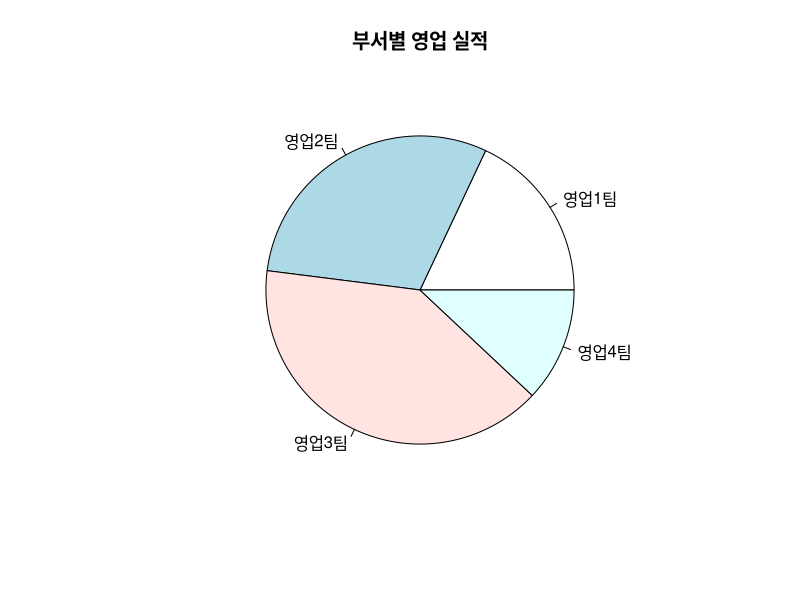
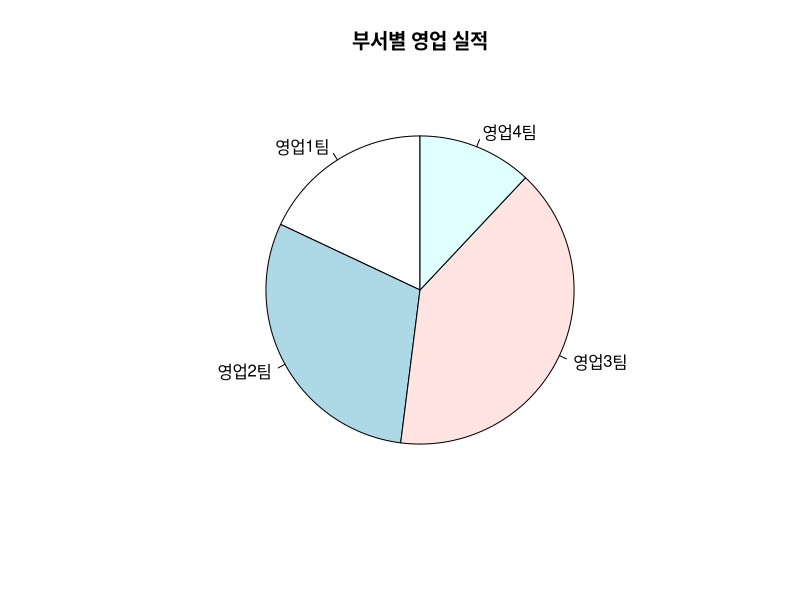
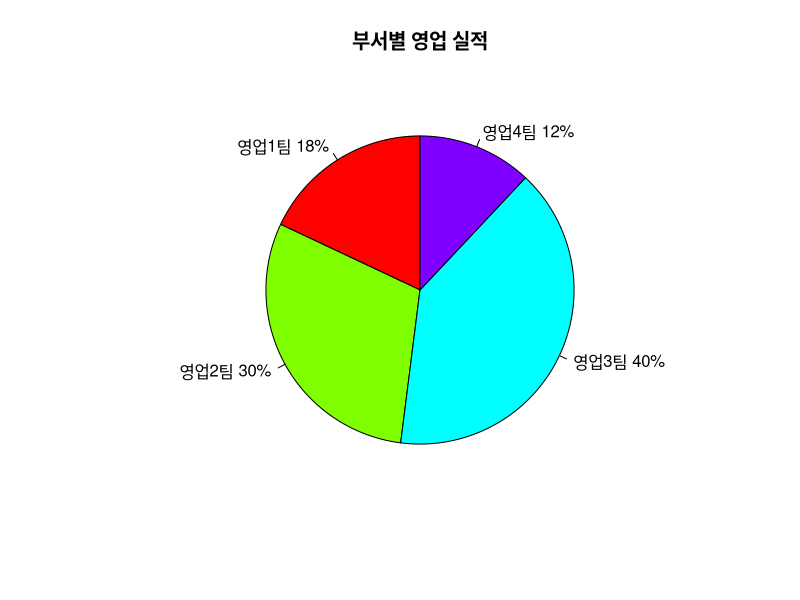
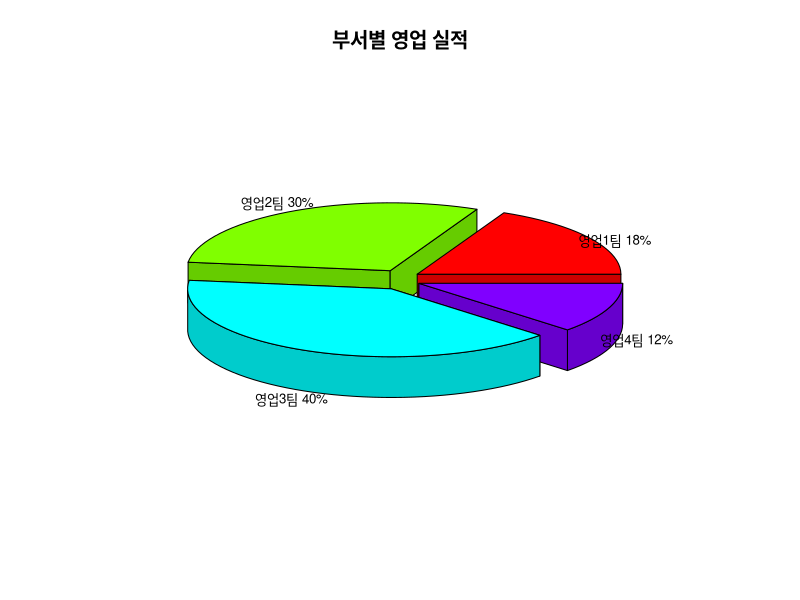
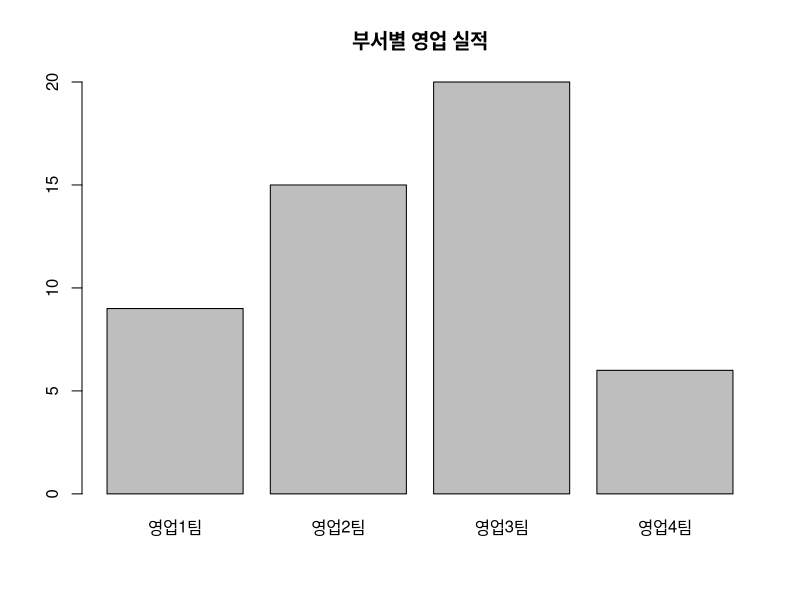
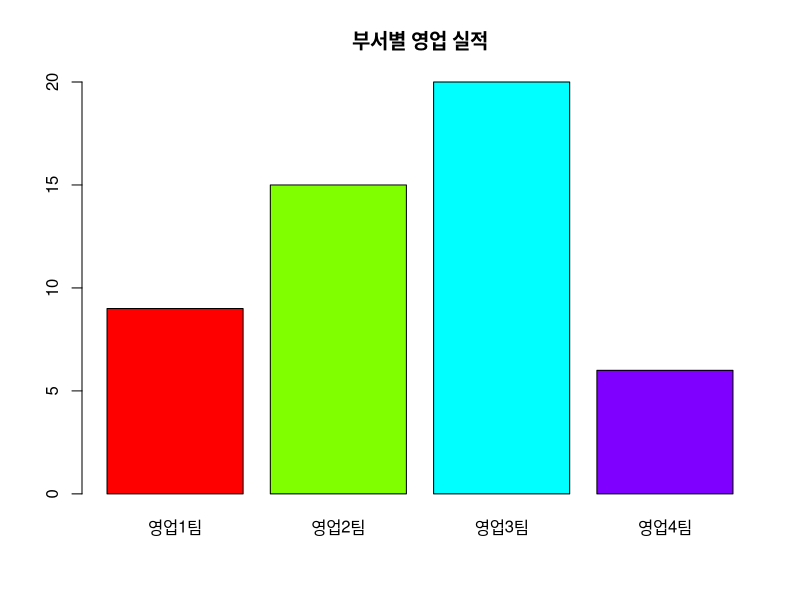
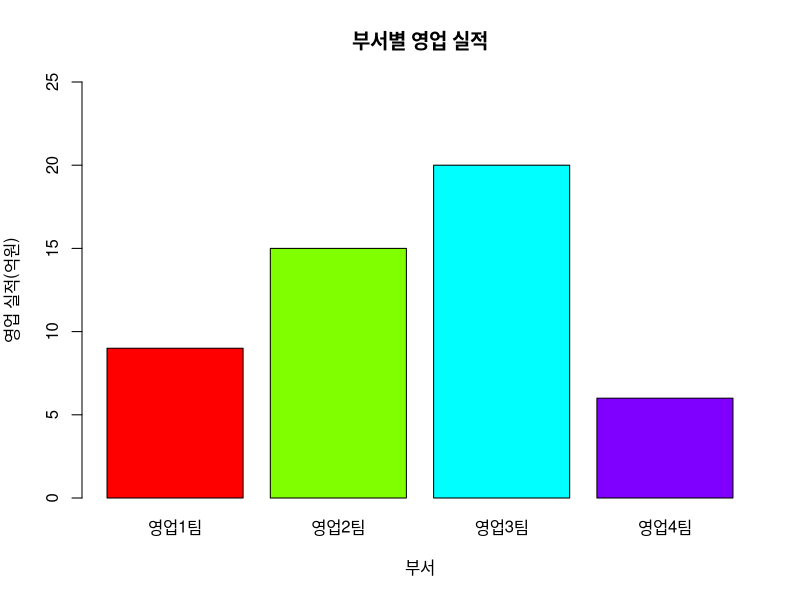
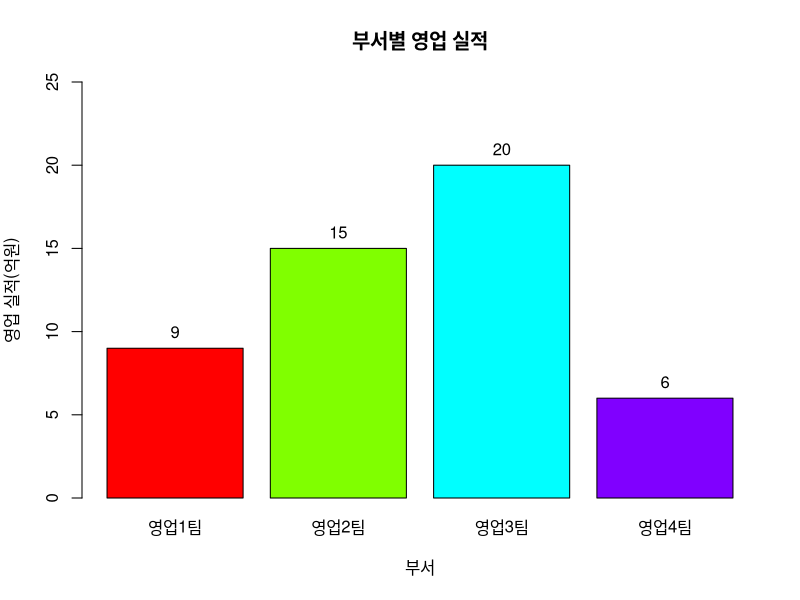

These charts were generated, in order, by the following R code:
as.Date("2014년 11월 11일",format="%Y년 %m월 %d일")
# 년도가 대문자 Y 사용
as.Date("01112014", format="%d%m%Y")
# 년도가 소문자 y 사용
as.Date("01112014", format="%d%m%y")
# 기준 일자를 주고 며칠 후 찾기
# 주어진 날짜 기준으로 10일 후 날짜
as.Date(10, origin="2014-11-10")
# 날짜로 변경해서 계산
as.Date("2014-11-30") - as.Date("2014-11-01")
as.Date("2014-11-01") + 5
x <-  c(9, 15, 20, 6)
label <-  c("영업1팀","영업2팀","영업3팀","영업4팀")
pie(x, labels=label, main="부서별 영업 실적")
View(x)

# 기준선 변경
pie(x, init.angle=90, labels=label, main="부서별 영업 실적")
#색과 라벨 수정
pct <- round(x/sum(x)*100)
label <- paste(label, pct)
label <- paste(label,"%",sep="")
pie(x,
    labels = label,
    init.angle = 90,
    col=rainbow(length(x)),
    main="부서별 영업 실적")

# 3D 파이 차트
install.packages("plotrix")
library(plotrix)

pie3D(x, labels=label, explode = 0.1, labelcex = 0.8, main="부서별 영업 실적")
# 옵션 순서는 변경되어도 상관 없음

# 기본 바차트 출력
height <- c(9, 15, 20, 6)
name <- c("영업1팀","영업2팀","영업3팀","영업4팀")
barplot(height,names.arg=name,main="부서별 영업 실적")

# 막대의 색 지정
barplot(height, names.arg=name, main="부서별 영업 실적", col=rainbow(length(height)))

barplot(height,names.arg=name,main="부서별 영업 실적",
        col=rainbow(length(height)), xlab="부서",ylab="영업 실적(억원)", ylim=c(0,25))

# 데이터 라벨 출력
bp <- barplot(height,names.arg=name,main="부서별 영업 실적",
        col=rainbow(length(height)), xlab="부서",ylab="영업 실적(억원)", ylim=c(0,25))
text(x=bp, y=height, labels=round(height,0),pos=3)

# 바차트의 수평회전(가로막대)
barplot(height,
        names.arg=name,main="부서별 영업 실적",
        col=rainbow(length(height)),
        xlab="영업실적(억 원)",
        ylab="부서",
        horiz=TRUE,
        width=50)
# 스택형 바 차트(Stacked Bar Chart)
height1 <- c(4, 18, 5, 8)
height2 <- c(9, 15, 20, 6)
height <- rbind(height1, height2)
View(height2)

name <- c("영업1팀","영업2팀","영업3팀","영업4팀")
legend_lbl <- c("2014년","2015년")

barplot(height,main="부서별 영업 실적",names.arg=name,xlab="부서",ylab="영업 실적(억 원)",
        col=c("skyblue","green"),legend.text=legend_lbl,ylim=c(0, 35))

height1 <- c(4, 18, 5, 8)
height2 <- c(9, 15, 20, 6)
height3 <- c(3, 10, 15, 8)
height <- rbind(height1, height2, height3)
View(height)

name <- c("영업1팀","영업2팀","영업3팀","영업4팀")
legend_lbl <- c("2014년","2015년","2016년")

barplot(height,
        main="부서별 영업 실적",names.arg=name,
        xlab="부서",ylab="영업 실적(억 원)",
        col=c("skyblue","green","yellow"),
        legend.text=legend_lbl,
        ylim=c(0, 50))

# 그룹형 바 차트(Grouped Bar Chart)
barplot(height,
        main="부서별 영업 실적",
        names.arg=name,
        xlab="부서",ylab="영업 실적(억 원)",
        col=c("skyblue","green","yellow"),
        legend.text=legend_lbl,
        ylim=c(0, 50),
        beside=TRUE,
        args.legend=list(x='topright'))

# 일반적인 X-Y 플로팅
View(women)

weight <- women$weight
plot(weight)

height <- women$height
plot(height,weight,xlab="키",ylab="몸무게")

# 플로팅 문자의 출력
plot(height,weight,xlab="키",ylab="몸무게",pch=23,col="blue",bg="yellow",cex=1.5)

# 지진 강도에 대한 히스토그램
head(quakes)

mag <- quakes$mag
mag

hist(mag,
     main="지진발생 강도의 분포",
     xlab="지진강도", ylab="발생건수")


#계급 구간과 색
colors <- c("red","orange","yellow","green","blue","navy","violet")

hist(mag,
     main="지진발생 강도의 분포",
     xlab="지진강도",
     ylab="발생건수",
     col=colors,
     breaks=seq(4,6.5,by=0.5))

# 확률밀도
hist(mag,
     main="지진 발생 강도의 분포",
     xlab="지진강도", ylab="확률밀도",
     col=colors,
     breaks=seq(4, 6.5, by=0.5),
     freq=FALSE)

lines(density(mag))


# 박스 플롯
mag <- quakes$mag
min(mag)
max(mag)
median(mag)
quantile(mag, c(0.25, 0.5, 0.75))

boxplot(mag,
        main="지진발생 강도의 분포",
        xlab="지진",ylab="발생건수",
        col="red")


###########################################################

#지역별 순이동에 따른 워드 클라우드
install.packages("wordcloud")
library(wordcloud)

word <- c("인천광역시","강화군","옹진군")
frequency <- c(651, 85, 61)
wordcloud(word,frequency,colors="blue")

# 단어들의 색 변환
wordcloud(word,
          frequency,
          random.order=T,
          random.color=T,
          colors=rainbow(length(word)))

# 다양한 단어 색 출력을 위한 팔레트 패키지의 활용
install.packages("RColorBrewer")
library(RColorBrewer)

pal2 <- brewer.pal(8, "Dark2")

word <- c("인천광역시","강화군","옹진군")
frequency <- c(651, 85, 61)
wordcloud(word,frequency, colos=pal2)
